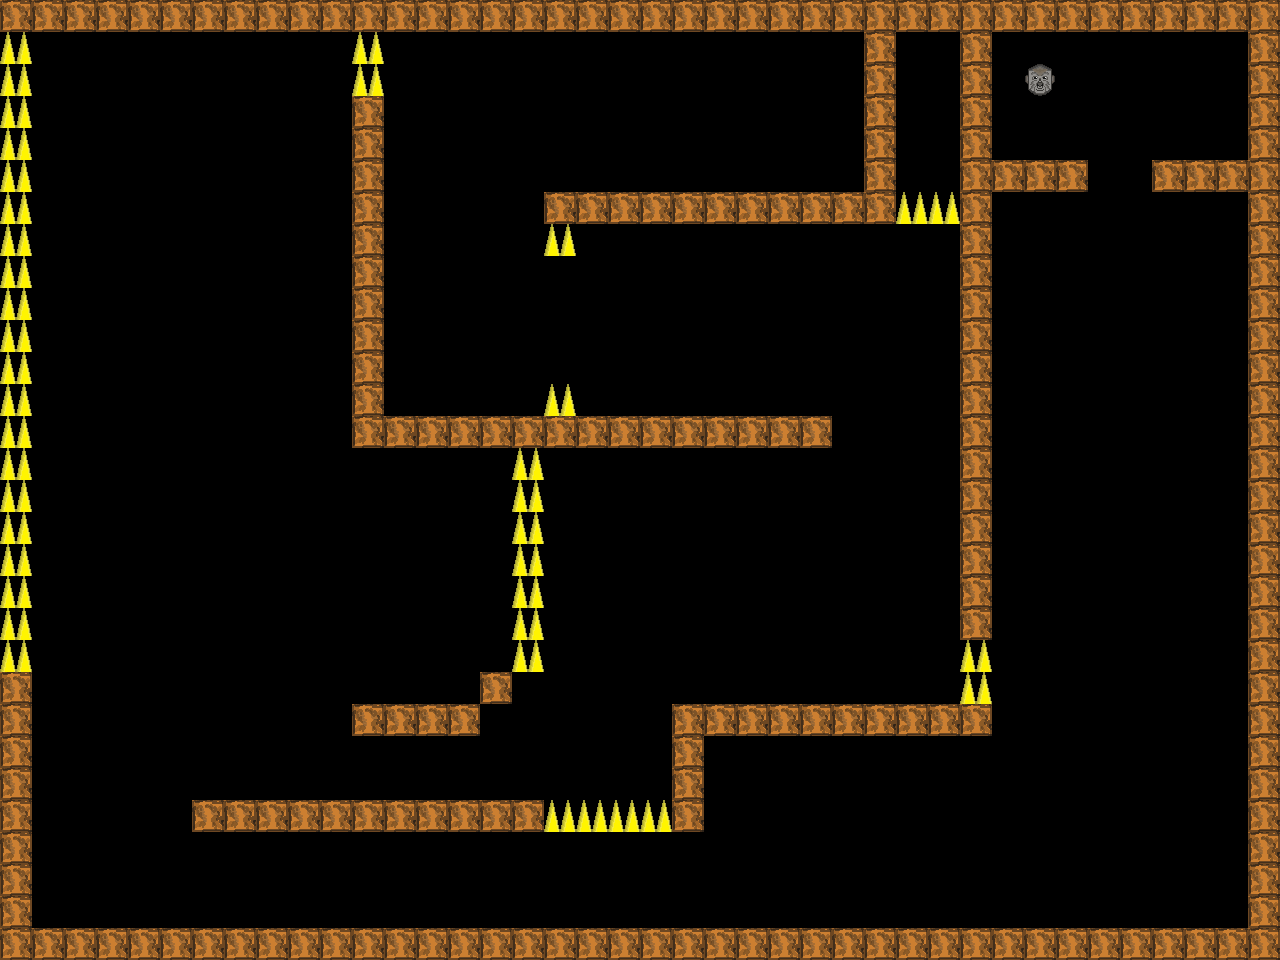

A 2D game scene composited from a Tiled map and its tileset images. What follows is a short description and the map's XML, with each tile layer's data collapsed to a summary:
An orthogonal 40x30 tile map with 32x32 px tiles, 1 tile layer (Warstwa Kafelków 1).

<map version="1.2" tiledversion="1.3.4" orientation="orthogonal" renderorder="left-up" width="40" height="30" tilewidth="32" tileheight="32" infinite="0" nextlayerid="2" nextobjectid="1">
 <tileset firstgid="1" name="sheep3" tilewidth="32" tileheight="32" tilecount="4" columns="2">
  <image source="../sheep3.bmp" trans="000000" width="64" height="64" />
 </tileset>
 <layer id="1" name="Warstwa Kafelków 1" width="40" height="30">
  <data>[1200 cells, 251 non-empty, 3 distinct tile ids]</data>
 </layer>
</map>